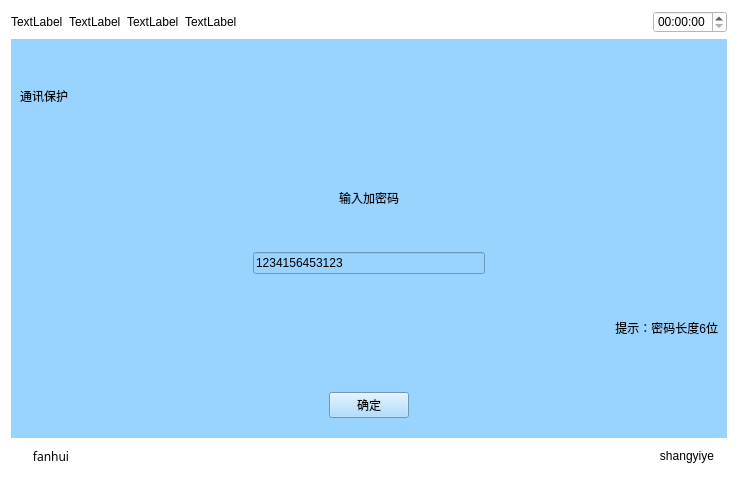
<?xml version="1.0" encoding="UTF-8"?>
<ui version="4.0">
 <class>Tongxunbaohu</class>
 <widget class="QWidget" name="Tongxunbaohu">
  <property name="geometry">
   <rect>
    <x>0</x>
    <y>0</y>
    <width>738</width>
    <height>480</height>
   </rect>
  </property>
  <property name="windowTitle">
   <string>Form</string>
  </property>
  <property name="styleSheet">
   <string notr="true">background-color: rgb(255, 255, 255);</string>
  </property>
  <layout class="QVBoxLayout" name="verticalLayout_2" stretch="1,5,1">
   <item>
    <layout class="QHBoxLayout" name="horizontalLayout_5">
     <item>
      <widget class="QLabel" name="label_14">
       <property name="text">
        <string>TextLabel</string>
       </property>
      </widget>
     </item>
     <item>
      <widget class="QLabel" name="label_15">
       <property name="text">
        <string>TextLabel</string>
       </property>
      </widget>
     </item>
     <item>
      <widget class="QLabel" name="label_16">
       <property name="text">
        <string>TextLabel</string>
       </property>
      </widget>
     </item>
     <item>
      <widget class="QLabel" name="label_17">
       <property name="text">
        <string>TextLabel</string>
       </property>
      </widget>
     </item>
     <item>
      <spacer name="horizontalSpacer_4">
       <property name="orientation">
        <enum>Qt::Horizontal</enum>
       </property>
       <property name="sizeHint" stdset="0">
        <size>
         <width>40</width>
         <height>20</height>
        </size>
       </property>
      </spacer>
     </item>
     <item>
      <widget class="QTimeEdit" name="timeEdit_2"/>
     </item>
    </layout>
   </item>
   <item>
    <widget class="QWidget" name="widget" native="true">
     <property name="sizePolicy">
      <sizepolicy hsizetype="Preferred" vsizetype="Preferred">
       <horstretch>0</horstretch>
       <verstretch>0</verstretch>
      </sizepolicy>
     </property>
     <property name="contextMenuPolicy">
      <enum>Qt::DefaultContextMenu</enum>
     </property>
     <property name="styleSheet">
      <string notr="true">background-color: rgb(153, 211, 255);</string>
     </property>
     <layout class="QGridLayout" name="gridLayout" rowstretch="0" columnstretch="0">
      <item row="0" column="0">
       <layout class="QVBoxLayout" name="verticalLayout">
        <item>
         <widget class="QLabel" name="label_2">
          <property name="text">
           <string>通讯保护</string>
          </property>
         </widget>
        </item>
        <item>
         <widget class="QLabel" name="label">
          <property name="text">
           <string>输入加密码</string>
          </property>
          <property name="alignment">
           <set>Qt::AlignCenter</set>
          </property>
         </widget>
        </item>
        <item>
         <layout class="QHBoxLayout" name="horizontalLayout_3">
          <item>
           <spacer name="horizontalSpacer_5">
            <property name="orientation">
             <enum>Qt::Horizontal</enum>
            </property>
            <property name="sizeHint" stdset="0">
             <size>
              <width>40</width>
              <height>20</height>
             </size>
            </property>
           </spacer>
          </item>
          <item>
           <widget class="QLineEdit" name="lineEdit">
            <property name="text">
             <string>1234156453123</string>
            </property>
           </widget>
          </item>
          <item>
           <spacer name="horizontalSpacer_6">
            <property name="orientation">
             <enum>Qt::Horizontal</enum>
            </property>
            <property name="sizeHint" stdset="0">
             <size>
              <width>40</width>
              <height>20</height>
             </size>
            </property>
           </spacer>
          </item>
         </layout>
        </item>
        <item>
         <widget class="QLabel" name="label_3">
          <property name="text">
           <string>提示：密码长度6位</string>
          </property>
          <property name="alignment">
           <set>Qt::AlignRight|Qt::AlignTrailing|Qt::AlignVCenter</set>
          </property>
         </widget>
        </item>
        <item>
         <layout class="QHBoxLayout" name="horizontalLayout">
          <item>
           <spacer name="horizontalSpacer">
            <property name="orientation">
             <enum>Qt::Horizontal</enum>
            </property>
            <property name="sizeHint" stdset="0">
             <size>
              <width>88</width>
              <height>47</height>
             </size>
            </property>
           </spacer>
          </item>
          <item>
           <widget class="QPushButton" name="pushButton">
            <property name="text">
             <string>确定</string>
            </property>
           </widget>
          </item>
          <item>
           <spacer name="horizontalSpacer_2">
            <property name="orientation">
             <enum>Qt::Horizontal</enum>
            </property>
            <property name="sizeHint" stdset="0">
             <size>
              <width>40</width>
              <height>20</height>
             </size>
            </property>
           </spacer>
          </item>
         </layout>
        </item>
       </layout>
      </item>
     </layout>
    </widget>
   </item>
   <item>
    <layout class="QHBoxLayout" name="horizontalLayout_2">
     <item>
      <widget class="QPushButton" name="returnIndex_2">
       <property name="font">
        <font>
         <family>AR PL UMing TW MBE</family>
        </font>
       </property>
       <property name="text">
        <string>fanhui</string>
       </property>
       <property name="flat">
        <bool>true</bool>
       </property>
      </widget>
     </item>
     <item>
      <spacer name="horizontalSpacer_3">
       <property name="orientation">
        <enum>Qt::Horizontal</enum>
       </property>
       <property name="sizeHint" stdset="0">
        <size>
         <width>40</width>
         <height>20</height>
        </size>
       </property>
      </spacer>
     </item>
     <item>
      <widget class="QPushButton" name="returnPage_2">
       <property name="text">
        <string>shangyiye</string>
       </property>
       <property name="flat">
        <bool>true</bool>
       </property>
      </widget>
     </item>
    </layout>
   </item>
  </layout>
 </widget>
 <resources/>
 <connections/>
</ui>
